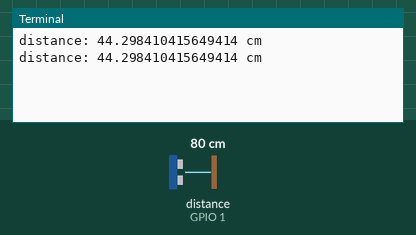
Recording of a program running on a simulated Raspberry Pi (BCM pin numbers). On the bench: the last lines printed to the terminal. The test bench sets the inputs (shaded band); at power-on: distance to the obstacle (sensor on GPIO 1) 80 cm. The echo pulse lasts 58.3 µs per cm; the clock reads 2024-03-15 10:24:30 at power-on unless the program sets it.

Above: at 1.2 s.
1.3 s: distance to the obstacle (sensor on GPIO 1) set to 2 cm
At 2.6 s:
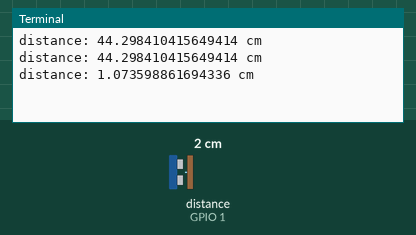
2.8 s: distance to the obstacle (sensor on GPIO 1) set to 4 cm
At 3.8 s:
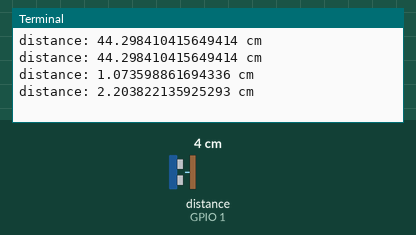
Timing chart, 0 to 5.8 s (numbered marks = the images above; inputs shaded):
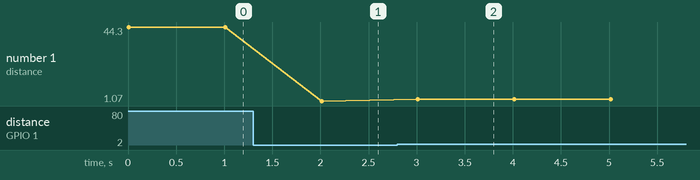

The program:

ultrasonic.py
```python
import RPi.GPIO as gpio
import time

def measure():
    gpio.output(pinTrigger, True)
    time.sleep(0.00001)
    gpio.output(pinTrigger, False)
    start = time.time()

    while gpio.input(pinEcho) == False:
        start = time.time()
    while gpio.input(pinEcho) == True:
        stop = time.time()

    elapsed = stop - start
    distance = (elapsed * 19000)/2

    return distance

pinTrigger = 0
pinEcho = 1

gpio.setmode(gpio.BCM)
gpio.setup(pinTrigger, gpio.OUT)
gpio.setup(pinEcho, gpio.IN)

try:
    while True:
        distance = measure()
        print(f'distance: {distance} cm ')
        time.sleep(1)
except KeyboardInterrupt:
    gpio.cleanup()
```

Measured:
- after the input at 1.3 s, the terminal: prints a new line after 0.71 s (image 1)
- after the input at 2.8 s, the terminal: prints a new line after 0.21 s (image 2)
- plotted number 1: 44.3 → 1.07 after the input at 1.3 s, 1.07 → 2.21 after the input at 2.8 s
